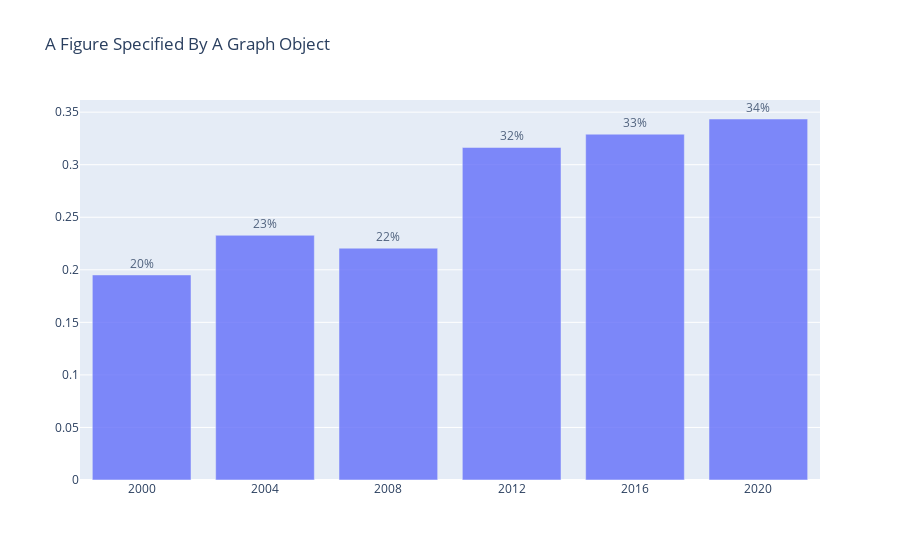

Notebook cell for this chart:
### Code cell
data_selected = data1.query("genero == 'feminino'")


fig = go.Figure(
    data=[
        go.Bar(
            x=data_selected.ano, 
            y=data_selected.porcentagem, 
            text=data_selected.porcentagem,
            texttemplate='%{y:.0%}',
            hovertemplate='Ano: %{x} <br /> %: %{y:.0%}',
            opacity=0.8
        )
    ],


)

fig.update_layout(
    title="A Figure Specified By A Graph Object",
)

fig.update_traces(textposition='outside')
fig.show()

### Figure 1 — Plotly figure (JSON) as saved in the notebook; plotly's stock layout.template omitted (floating-point values rounded to 4 significant figures)
{"data": [{"hovertemplate": "Ano: %{x} <br /> %: %{y:.0%}", "opacity": 0.8, "text": ["0.1951052150045745", "0.2328395061728395", "0.2205405405405405", "0.3164", "0.3290246768507638", "0.3434825543120474"], "textposition": "outside", "texttemplate": "%{y:.0%}", "type": "bar", "x": ["2000", "2004", "2008", "2012", "2016", "2020"], "y": [0.1951, 0.2328, 0.2205, 0.3164, 0.329, 0.3435]}], "layout": {"autosize": true, "title": {"text": "A Figure Specified By A Graph Object"}, "xaxis": {"autorange": true, "range": [-0.5, 5.5], "type": "category"}, "yaxis": {"autorange": true, "range": [0, 0.3616], "type": "linear"}}}
